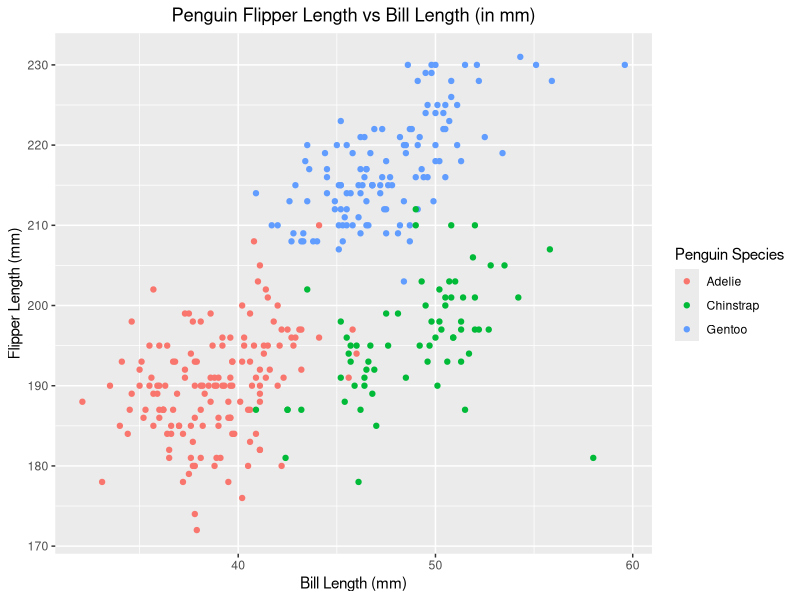
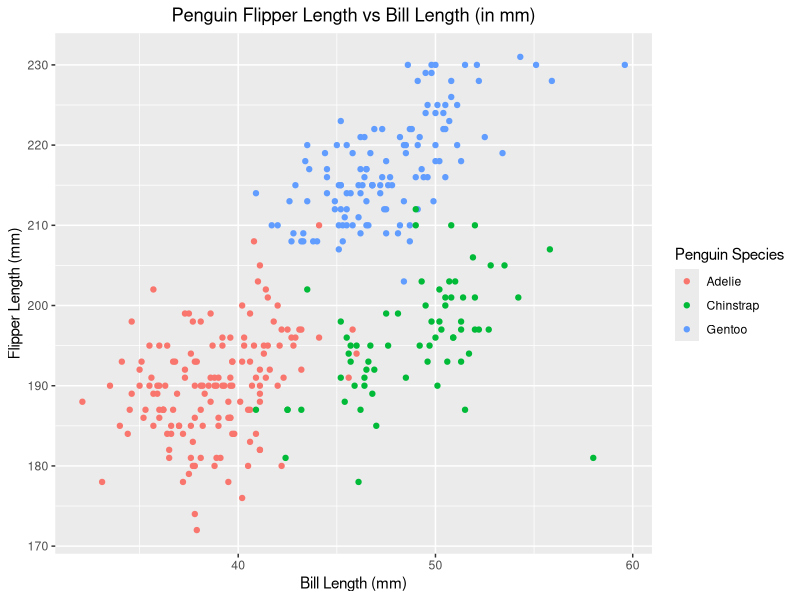

Here is the R script that generated these plots, in order:
## ---- chunk 1

library(tidyverse) #read csv
## ---- chunk 2

data("penguins", package = "palmerpenguins")
penguins_df = penguins
## ---- chunk 3
plot_penguins_df = tibble (
  x = pull(penguins, bill_length_mm),
  y = pull(penguins, flipper_length_mm)
)
ggplot (plot_penguins_df, aes(x = pull(penguins, bill_length_mm), y = pull(penguins, flipper_length_mm), col=penguins_df$species)) + geom_point() + labs(x = "Bill Length (mm)", y = "Flipper Length (mm)", title = "Penguin Flipper Length vs Bill Length (in mm)", color = "Penguin Species") +  theme(plot.title = element_text(hjust = 0.5))

ggsave(filename = "flipper_vs_bill_plot.png")
  
## ---- chunk 4
question2_df = tibble(
vector_num = rnorm(10),
vector_logical = vector_num > 0,
vector_char = c("this", "is", "a", "character", "vector", "with", "the", "length", "of", "ten"),
vector_factor = factor(c("undergrad","PhD","masters","PhD","undergrad","undergrad","masters","PhD","PhD","undergrad"))
)
## ---- chunk 5
avg_num = mean(pull(question2_df, vector_num))
avg_logical = mean(pull(question2_df, vector_logical))
avg_char = mean(pull(question2_df, vector_char))
avg_factor = mean(pull(question2_df, vector_factor))
